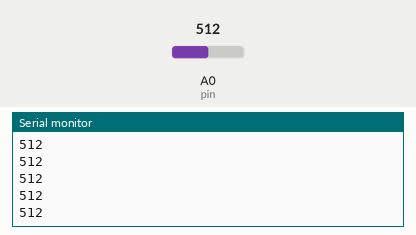
This sketch was run on a simulated Arduino Uno, built with avr-gcc and run on an emulated ATmega328P. On the bench: the last lines printed to the serial monitor. The inputs (shaded band) are chosen by the test bench; at power-on: A0 (pin) = 512.

Above: at 1.2 s.
1.3 s: A0 (pin) set to 716
At 2.2 s:
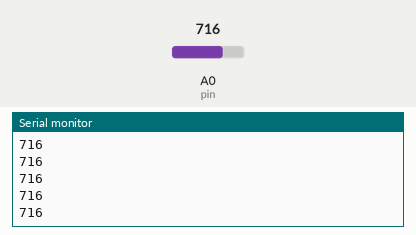
2.8 s: A0 (pin) set to 900
At 3.4 s:
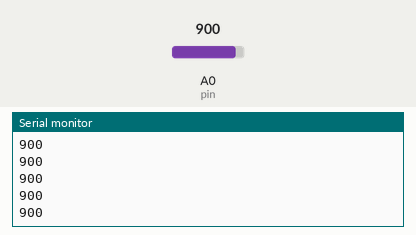
Timing chart, 0 to 5.8 s (numbered marks = the images above; inputs shaded):
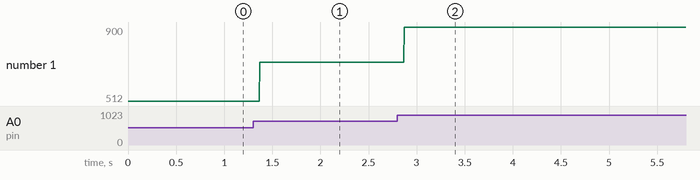

Measured:
- after the input at 1.3 s, the serial monitor: prints a new line after 0.07 s (image 1)
- after the input at 2.8 s, the serial monitor: prints a new line after 0.07 s (image 2)
- plotted number 1: 512 → 716 after the input at 1.3 s, 716 → 900 after the input at 2.8 s

The sketch:

arduino_photometer.ino
```cpp
int pin = A0;

void setup() {
  pinMode(pin, INPUT);
  Serial.begin(9600);
}

void loop() {
  Serial.print(analogRead(pin));
  Serial.print('\n');
}
```
